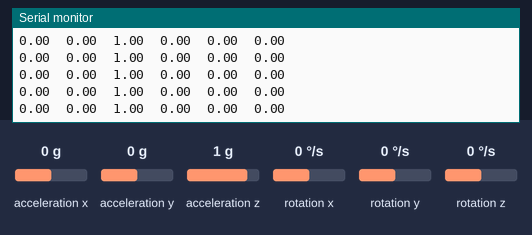
This sketch was run on a simulated Arduino Nano 33 BLE. Parts: the last lines printed to the serial monitor. The inputs (shaded band) are chosen by the test bench; at power-on: acceleration x 0 g, acceleration y 0 g, acceleration z 1 g, rotation x 0 °/s, rotation y 0 °/s, rotation z 0 °/s.

Above: at 1.2 s.
1.3 s: acceleration x set to -1.4 g
At 1.9 s:
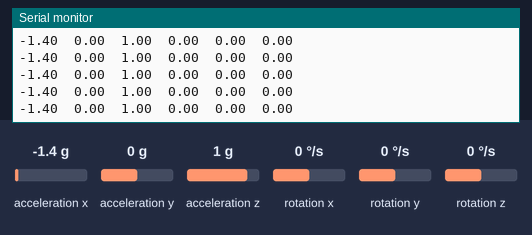
2.8 s: acceleration y set to -1.4 g
At 3.9 s:
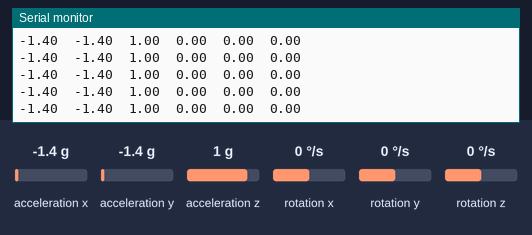
4.3 s: acceleration z set to -1.4 g
At 5.4 s:
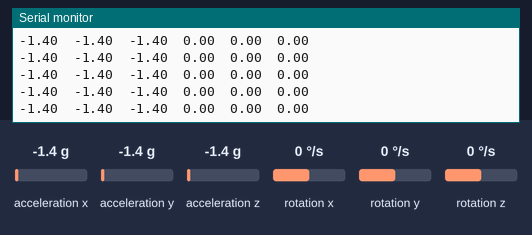
5.8 s: rotation x set to -192 °/s
At 6.7 s:
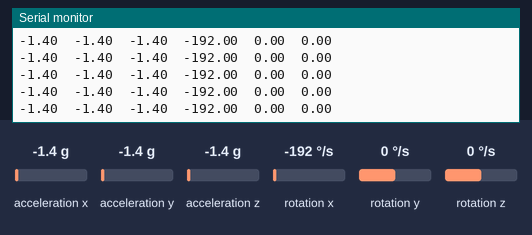
7.3 s: rotation y set to -192 °/s
At 8.2 s:
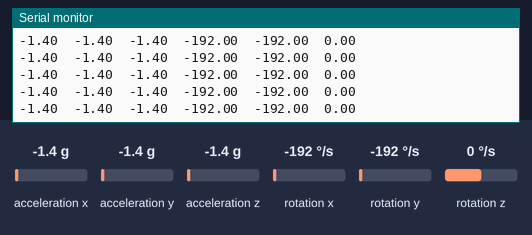

Measured:
- after the input at 1.3 s, the serial monitor: prints a new line at once (image 1)
- after the input at 2.8 s, the serial monitor: prints a new line at once (image 2)
- after the input at 4.3 s, the serial monitor: prints a new line at once (image 3)
- after the input at 5.8 s, the serial monitor: prints a new line at once (image 4)
- after the input at 7.3 s, the serial monitor: prints a new line at once (image 5)

The sketch:

GestureTraining.ino
```cpp
#include <Arduino_LSM9DS1.h>

  float ax, ay, az;
  float gx, gy, gz;
void setup() {
  Serial.begin(9600);
  while (!Serial);
  //Serial.println("Started");

  if (!IMU.begin()) {
    Serial.println("Failed to initialize IMU!");
    while (1);
  }

  //Serial.print("Accelerometer sample rate = ");
  //Serial.print(IMU.accelerationSampleRate());
  //Serial.println(" Hz");
  //Serial.println();
  //Serial.println("Acceleration in G's");
  Serial.println("aX\taY\taZ\tgX\tgY\tgZ");
}

void loop() {
  if (IMU.accelerationAvailable()) {
    IMU.readAcceleration(ax, ay, az);
    IMU.readGyroscope(gx, gy, gz);
    Serial.print(ax);
    Serial.print('\t');
    Serial.print(ay);
    Serial.print('\t');
    Serial.print(az);
    Serial.print('\t');
    Serial.print(gx);
    Serial.print('\t');
    Serial.print(gy);
    Serial.print('\t');
    Serial.println(gz);
    delay(10);
  }
}
```
